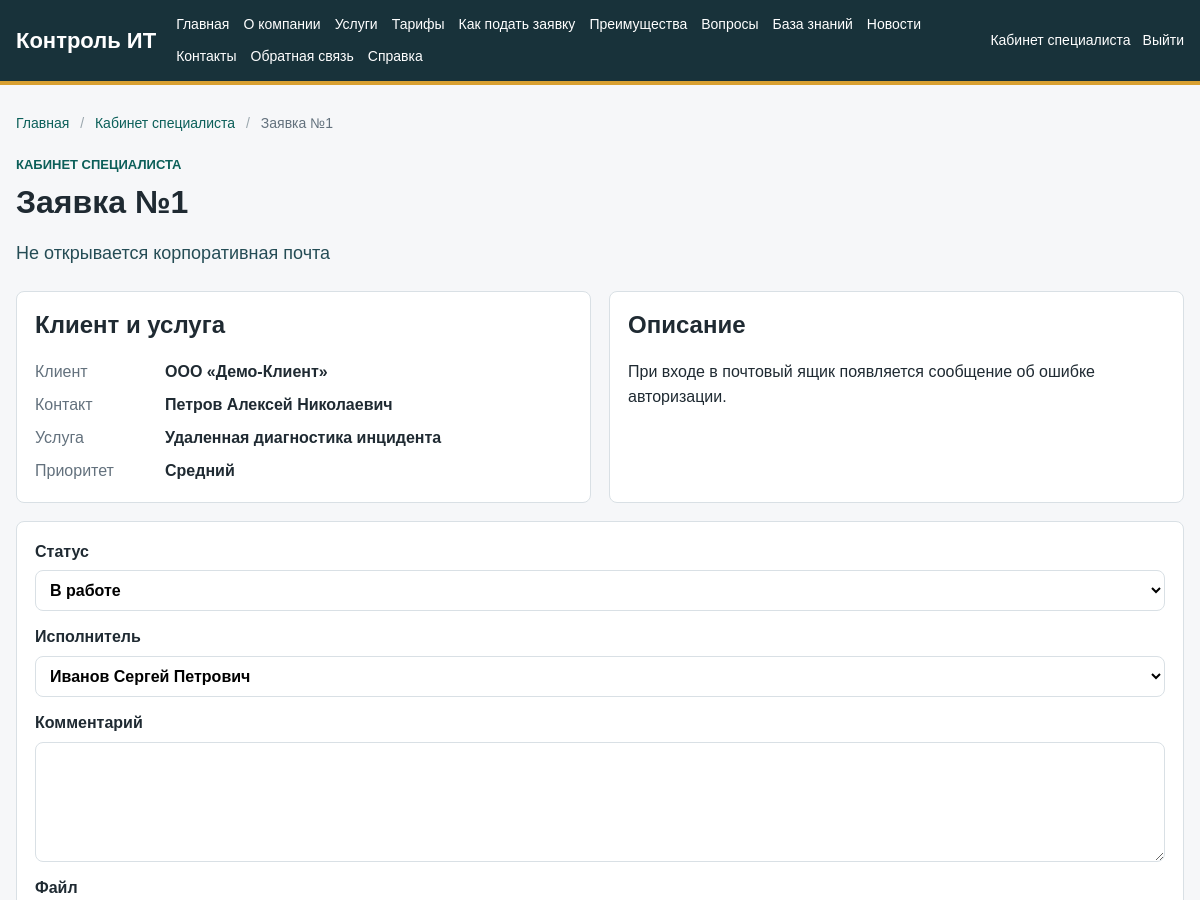
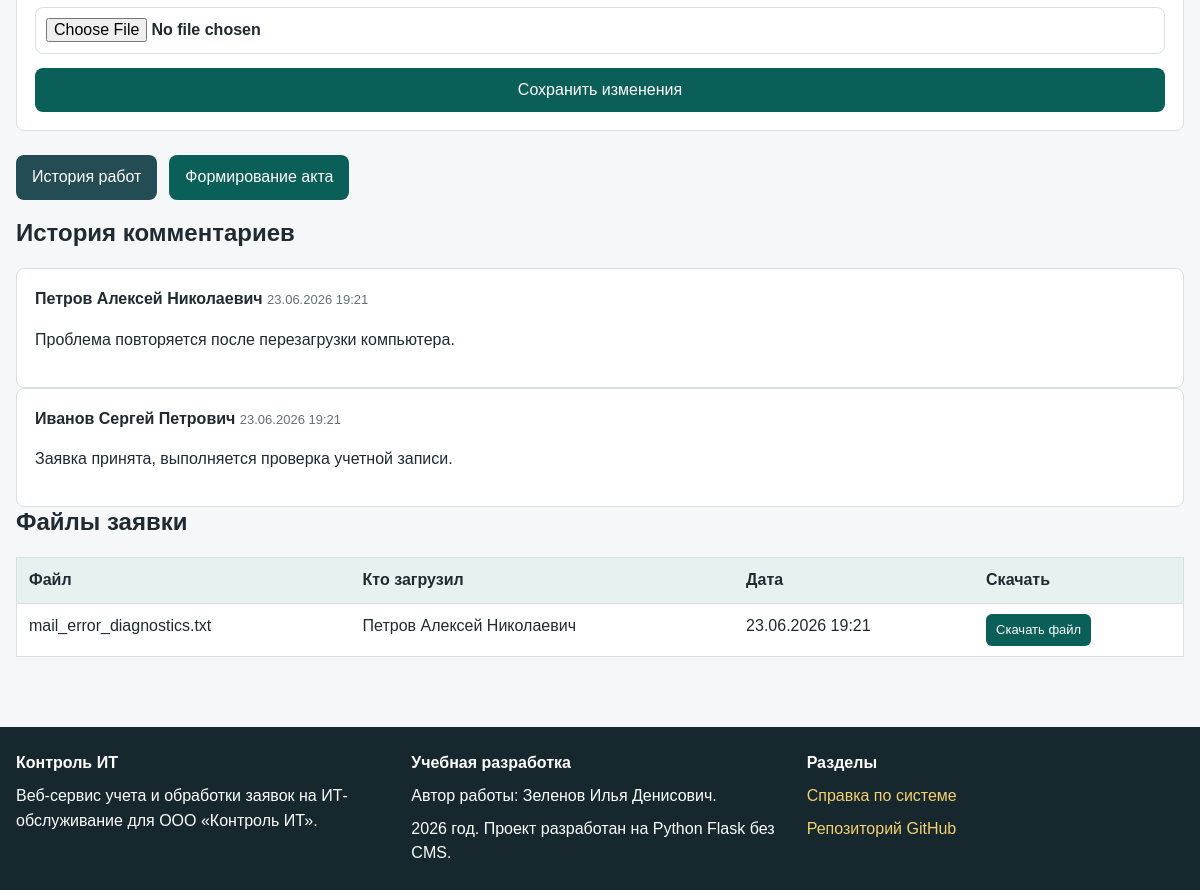
/specialist/tickets/1 (signed in), run on the app's committed database (2 pictures, top to bottom).
### app/models.py (models this page shows, shortened)
class Ticket(db.Model):
    __tablename__ = "tickets"
    id = db.Column(db.Integer, primary_key=True)
    title = db.Column(db.String(180), nullable=False)
    description = db.Column(db.Text, nullable=False)
    created_at = db.Column(db.DateTime, default=datetime.utcnow)
    updated_at = db.Column(db.DateTime, default=datetime.utcnow, onupdate=datetime.utcnow)
    deadline_at = db.Column(db.DateTime)
    closed_at = db.Column(db.DateTime)
    client_id = db.Column(db.Integer, db.ForeignKey("clients.id"), nullable=False)
    specialist_id = db.Column(db.Integer, db.ForeignKey("employees.id"))
    service_id = db.Column(db.Integer, db.ForeignKey("services.id"), nullable=False)
    status_id = db.Column(db.Integer, db.ForeignKey("ticket_statuses.id"), nullable=False)
    priority_id = db.Column(db.Integer, db.ForeignKey("ticket_priorities.id"), nullable=False)
    client = db.relationship("Client", back_populates="tickets")
    specialist = db.relationship("Employee", back_populates="assigned_tickets")
    service = db.relationship("Service", back_populates="tickets")
    status = db.relationship("TicketStatus", back_populates="tickets")
    priority = db.relationship("TicketPriority", back_populates="tickets")
    comments = db.relationship("TicketComment", back_populates="ticket", cascade="all, delete-orphan")
    attachments = db.relationship("Attachment", back_populates="ticket", cascade="all, delete-orphan")
    documents = db.relationship("Document", back_populates="ticket", cascade="all, delete-orphan")

class Client(db.Model):
    __tablename__ = "clients"
    id = db.Column(db.Integer, primary_key=True)
    organization_name = db.Column(db.String(180), nullable=False)
    inn = db.Column(db.String(20))
    address = db.Column(db.String(255))
    contact_person = db.Column(db.String(150))
    created_at = db.Column(db.DateTime, default=datetime.utcnow)
    user_id = db.Column(db.Integer, db.ForeignKey("users.id"), nullable=False)
    user = db.relationship("User", back_populates="client")
    tickets = db.relationship("Ticket", back_populates="client")

class Service(db.Model):
    __tablename__ = "services"
    id = db.Column(db.Integer, primary_key=True)
    name = db.Column(db.String(150), nullable=False)
    description = db.Column(db.Text)
    price = db.Column(db.Float, default=0)
    is_active = db.Column(db.Boolean, default=True)
    category_id = db.Column(db.Integer, db.ForeignKey("service_categories.id"), nullable=False)
    category = db.relationship("ServiceCategory", back_populates="services")
    tickets = db.relationship("Ticket", back_populates="service")

class TicketPriority(db.Model):
    __tablename__ = "ticket_priorities"
    id = db.Column(db.Integer, primary_key=True)
    name = db.Column(db.String(80), unique=True, nullable=False)
    response_hours = db.Column(db.Integer, default=24)
    tickets = db.relationship("Ticket", back_populates="priority")

class TicketStatus(db.Model):
    __tablename__ = "ticket_statuses"
    id = db.Column(db.Integer, primary_key=True)
    name = db.Column(db.String(80), unique=True, nullable=False)
    sort_order = db.Column(db.Integer, default=0)
    tickets = db.relationship("Ticket", back_populates="status")

class User(UserMixin, db.Model):
    __tablename__ = "users"
    id = db.Column(db.Integer, primary_key=True)
    username = db.Column(db.String(80), unique=True, nullable=False)
    password_hash = db.Column(db.String(255), nullable=False)
    email = db.Column(db.String(120), unique=True, nullable=False)
    full_name = db.Column(db.String(150), nullable=False)
    phone = db.Column(db.String(30))
    is_active_account = db.Column(db.Boolean, default=True)
    created_at = db.Column(db.DateTime, default=datetime.utcnow)
    role_id = db.Column(db.Integer, db.ForeignKey("roles.id"), nullable=False)
    role = db.relationship("Role", back_populates="users")
    client = db.relationship("Client", back_populates="user", uselist=False)
    employee = db.relationship("Employee", back_populates="user", uselist=False)
    comments = db.relationship("TicketComment", back_populates="author")
    @property
    def is_active(self):
        return self.is_active_account
    def has_role(self, *role_names):
        return self.role and self.role.name in role_names

class TicketComment(db.Model):
    __tablename__ = "ticket_comments"
    id = db.Column(db.Integer, primary_key=True)
    text = db.Column(db.Text, nullable=False)
    created_at = db.Column(db.DateTime, default=datetime.utcnow)
    ticket_id = db.Column(db.Integer, db.ForeignKey("tickets.id"), nullable=False)
    author_id = db.Column(db.Integer, db.ForeignKey("users.id"), nullable=False)
    ticket = db.relationship("Ticket", back_populates="comments")
    author = db.relationship("User", back_populates="comments")

class Attachment(db.Model):
    __tablename__ = "attachments"
    id = db.Column(db.Integer, primary_key=True)
    original_name = db.Column(db.String(255), nullable=False)
    stored_name = db.Column(db.String(255), nullable=False)
    file_path = db.Column(db.String(255), nullable=False)
    uploaded_at = db.Column(db.DateTime, default=datetime.utcnow)
    ticket_id = db.Column(db.Integer, db.ForeignKey("tickets.id"), nullable=False)
    uploaded_by_id = db.Column(db.Integer, db.ForeignKey("users.id"), nullable=False)
    ticket = db.relationship("Ticket", back_populates="attachments")
    uploaded_by = db.relationship("User")

### app/routes/specialist.py (the view, shortened to what this page needs)
@specialist_bp.route("/tickets/<int:ticket_id>", methods=["GET", "POST"])
@login_required
@role_required("Специалист")
def ticket_detail(ticket_id):
    ticket = Ticket.query.get_or_404(ticket_id)
    statuses = TicketStatus.query.order_by(TicketStatus.sort_order).all()
    specialists = Employee.query.all()
    return render_template(
        "specialist/ticket_detail.html",
        title=f"Заявка №{ticket.id}",
        ticket=ticket,
        statuses=statuses,
        specialists=specialists,
        breadcrumbs=specialist_breadcrumbs({"label": f"Заявка №{ticket.id}", "url": None}),
    )

### app/models.py (called while the page is built)
@login_manager.user_loader
def load_user(user_id):
    return User.query.get(int(user_id))

### app/routes/specialist.py (called while the page is built)
def specialist_breadcrumbs(*items):
    trail = [{"label": "Главная", "url": url_for("public.home")}]
    if items:
        trail.append({"label": "Кабинет специалиста", "url": url_for("specialist.dashboard")})
        trail.extend(items)
    else:
        trail.append({"label": "Кабинет специалиста", "url": None})
    return trail

### app/templates/specialist/ticket_detail.html (shortened to what this page needs)
{% extends "base.html" %}
{% block content %}
<section class="page-header">
    <p class="eyebrow">Кабинет специалиста</p>
    <h1>Заявка №{{ ticket.id }}</h1>
    <p class="lead">{{ ticket.title }}</p>
</section>
<section class="section-grid">
    <article class="info-box">
        <h2>Клиент и услуга</h2>
        <dl class="meta-list">
            <div>
                <dt>Клиент</dt>
                <dd>{{ ticket.client.organization_name }}</dd>
            </div>
            <div>
                <dt>Контакт</dt>
                <dd>{{ ticket.client.contact_person or ticket.client.user.full_name }}</dd>
            </div>
            <div>
                <dt>Услуга</dt>
                <dd>{{ ticket.service.name }}</dd>
            </div>
            <div>
                <dt>Приоритет</dt>
                <dd>{{ ticket.priority.name }}</dd>
            </div>
        </dl>
    </article>
    <article class="info-box">
        <h2>Описание</h2>
        <p>{{ ticket.description }}</p>
    </article>
</section>
<form method="post" enctype="multipart/form-data" class="form-card">
    <label>
        Статус
        <select name="status_id">
            {% for status in statuses %}
                <option value="{{ status.id }}" {% if ticket.status_id == status.id %}selected{% endif %}>{{ status.name }}</option>
            {% endfor %}
        </select>
    </label>
    <label>
        Исполнитель
        <select name="specialist_id">
            {% for specialist in specialists %}
                <option value="{{ specialist.id }}" {% if ticket.specialist_id == specialist.id %}selected{% endif %}>
                    {{ specialist.user.full_name }}
                </option>
            {% endfor %}
        </select>
    </label>
    <label>
        Комментарий
        <textarea name="comment"></textarea>
    </label>
    <label>
        Файл
        <input type="file" name="file">
    </label>
    <button type="submit">Сохранить изменения</button>
</form>
<div class="actions">
    <a class="button secondary" href="{{ url_for('specialist.ticket_history', ticket_id=ticket.id) }}">История работ</a>
    <a class="button" href="{{ url_for('specialist.act_page', ticket_id=ticket.id) }}">Формирование акта</a>
</div>
<section>
    <h2>История комментариев</h2>
    {% for comment in ticket.comments %}
        <div class="comment">
            <b>{{ comment.author.full_name }}</b>
            <span>{{ comment.created_at.strftime('%d.%m.%Y %H:%M') }}</span>
            <p>{{ comment.text }}</p>
        </div>
    {% else %}
        <p class="muted">Комментарии пока не добавлены.</p>
    {% endfor %}
</section>
<section>
    <h2>Файлы заявки</h2>
    <table>
        <thead>
        <tr>
            <th>Файл</th>
            <th>Кто загрузил</th>
            <th>Дата</th>
            <th>Скачать</th>
        </tr>
        </thead>
        <tbody>
        {% for file in ticket.attachments %}
            <tr>
                <td>{{ file.original_name }}</td>
                <td>{{ file.uploaded_by.full_name }}</td>
                <td>{{ file.uploaded_at.strftime('%d.%m.%Y %H:%M') }}</td>
                <td><a class="button small" href="{{ url_for('downloads.attachment', attachment_id=file.id) }}">Скачать файл</a></td>
            </tr>
        {% else %}
            <tr>
                <td colspan="4">Файлы пока не прикреплены.</td>
            </tr>
        {% endfor %}
        </tbody>
    </table>
</section>
{% endblock %}

### app/static/css/style.css (style rules this page uses)
:root { --page: #f6f7f9; --surface: #ffffff; --surface-soft: #eef6f4; --ink: #1f2a32; --muted: #63717d; --line: #d9e0e5; --header: #18323a; --header-2: #244c55; --accent: #0f766e; --accent-strong: #0b5f59; --warning: #b7791f; --danger: #b42318; --success: #1f7a4d; --white: #ffffff; }
* { box-sizing: border-box; }
body { margin: 0; font-family: Arial, Helvetica, sans-serif; color: var(--ink); background: var(--page); line-height: 1.55; }
a { color: var(--accent-strong); text-decoration: none; }
.page-header { margin-bottom: 24px; }
.page-header h1 { margin-bottom: 10px; }
h1 { margin-top: 0; font-size: 32px; line-height: 1.2; }
h2 { margin-top: 0; line-height: 1.25; }
.lead { font-size: 18px; color: var(--header-2); }
.eyebrow { margin: 0 0 8px; color: var(--accent-strong); font-size: 13px; font-weight: 700; text-transform: uppercase; }
.cards, .dashboard-grid, .section-grid { display: grid; grid-template-columns: repeat(auto-fit, minmax(240px, 1fr)); gap: 18px; margin: 18px 0; }
.card, .metric, .info-box, .form-card, .comment { background: var(--surface); border: 1px solid var(--line); border-radius: 8px; padding: 18px; }
.actions { display: flex; gap: 12px; margin: 18px 0; flex-wrap: wrap; }
.button, button { display: inline-block; background: var(--accent-strong); color: var(--white); border: none; border-radius: 8px; padding: 10px 16px; cursor: pointer; font: inherit; text-align: center; }
.button.secondary { background: var(--header-2); }
.button.small { padding: 6px 10px; border-radius: 6px; font-size: 13px; }
.form-card { display: grid; gap: 14px; margin-bottom: 24px; }
label { display: grid; gap: 6px; font-weight: 600; }
input, textarea, select { width: 100%; padding: 10px; border: 1px solid var(--line); border-radius: 8px; font: inherit; background: var(--white); }
textarea { min-height: 120px; resize: vertical; }
table { width: 100%; border-collapse: collapse; background: var(--white); border: 1px solid var(--line); margin: 18px 0; }
th, td { padding: 10px 12px; border-bottom: 1px solid var(--line); text-align: left; vertical-align: top; }
th { background: #e7f1ef; }
.meta-list { display: grid; gap: 8px; margin: 0; }
.meta-list div { display: grid; grid-template-columns: 120px 1fr; gap: 10px; }
.meta-list dt { color: var(--muted); }
.meta-list dd { margin: 0; font-weight: 700; }
.comment span { color: var(--muted); font-size: 13px; }

### data on the page
Ticket: id "1", title "Не открывается корпоративная почта", description "При входе в почтовый ящик появляется сообщение об ошибке авторизации.", status_id "В работе", specialist_id "Иванов Сергей Петрович"
Client: client.organization_name "ООО «Демо-Клиент»", client "Петров Алексей Николаевич"
Service: service.name "Удаленная диагностика инцидента"
TicketPriority: priority.name "Средний"
TicketComment: author.full_name "Петров Алексей Николаевич", created_at "23.06.2026 19:21", text "Проблема повторяется после перезагрузки компьютера."
TicketComment: author.full_name "Иванов Сергей Петрович", created_at "23.06.2026 19:21", text "Заявка принята, выполняется проверка учетной записи."
Attachment: original_name "mail_error_diagnostics.txt", uploaded_by.full_name "Петров Алексей Николаевич", uploaded_at "23.06.2026 19:21"

### other printed values
{{ crumb.label }} "Главная" "Кабинет специалиста"
{{ crumb.label }} "Заявка №1"
